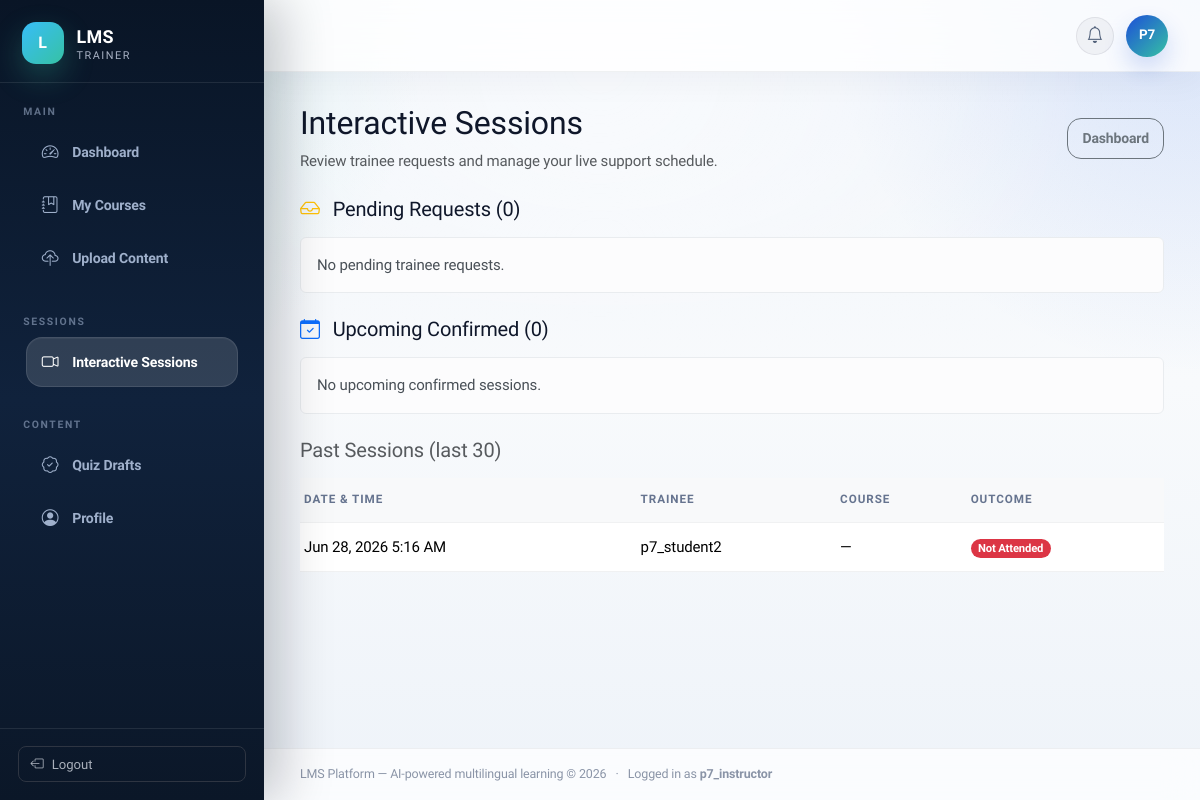
/doubt/instructor/sessions/ (signed in), run on an earlier commit of the app's database.
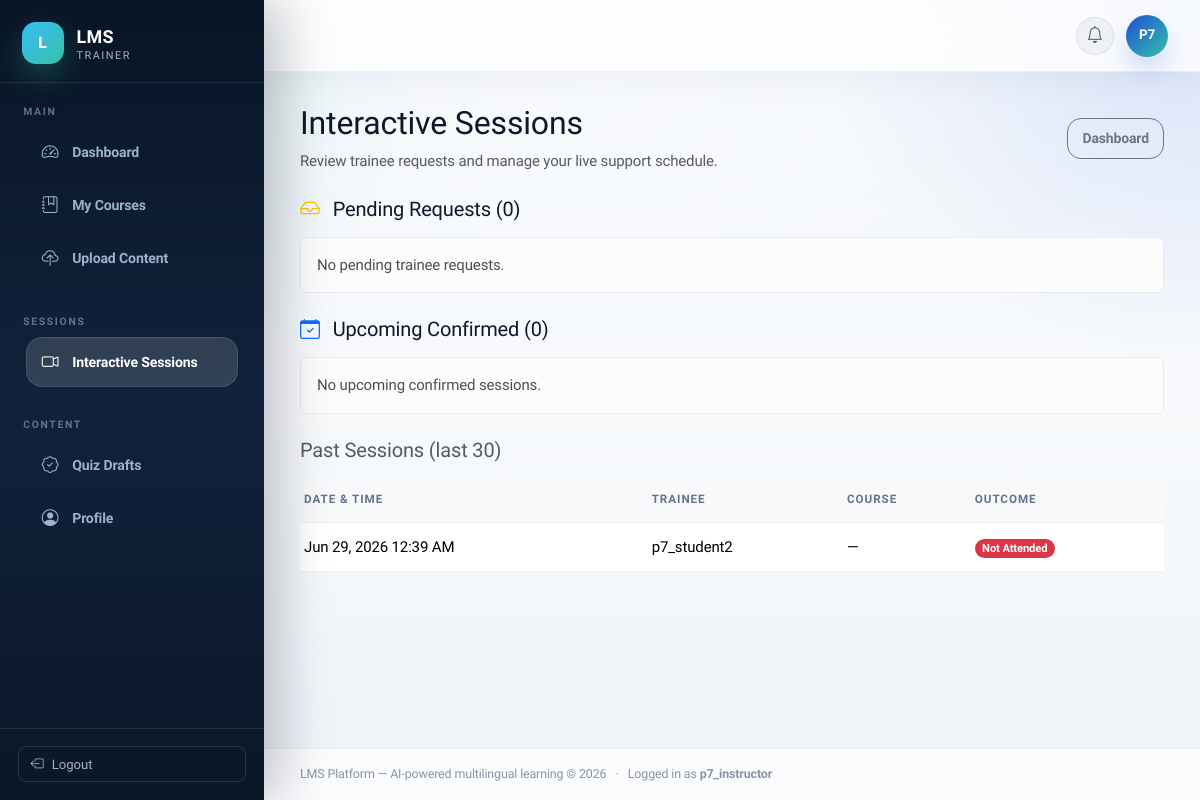
And on a later commit of the database.
### doubt_sessions/models.py (models this page shows, shortened)
class DoubtSession(models.Model):
    class Status(models.TextChoices):
        REQUESTED = 'requested', 'Requested'
        SELECTED  = 'selected',  'Slots Proposed'
        CONFIRMED = 'confirmed', 'Confirmed'
        POSTPONED = 'postponed', 'Postponed by Trainer'
        ATTENDED  = 'attended',  'Attended'
        NO_SHOW   = 'no_show',   'Not Attended'
        CANCELLED = 'cancelled', 'Cancelled'
        COMPLETED = 'completed', 'Completed'
    student = models.ForeignKey(
        settings.AUTH_USER_MODEL,
        on_delete=models.CASCADE,
        related_name='doubt_sessions_as_student',
        limit_choices_to={'role': 'student'},
    )
    instructor = models.ForeignKey(
        settings.AUTH_USER_MODEL,
        on_delete=models.CASCADE,
        related_name='doubt_sessions_as_instructor',
    )
    slot = models.OneToOneField(
        InstructorSlot,
        on_delete=models.PROTECT,
        related_name='session',
        null=True,
        blank=True,
    )
    course = models.ForeignKey(
        'courses.Course',
        on_delete=models.SET_NULL,
        null=True,
        blank=True,
        related_name='doubt_sessions',
    )
    request_message  = models.TextField(blank=True)
    meet_url         = models.URLField(blank=True, null=True)
    instructor_postponed_once = models.BooleanField(default=False)
    status           = models.CharField(
        max_length=20, choices=Status.choices, default=Status.CONFIRMED, db_index=True
    )
    last_attended_at = models.DateTimeField(blank=True, null=True)
    created_at       = models.DateTimeField(auto_now_add=True)
    class Meta:
        ordering = ['-created_at']

class InstructorSlot(models.Model):
    instructor = models.ForeignKey(
        settings.AUTH_USER_MODEL,
        on_delete=models.CASCADE,
        related_name='slots',
        limit_choices_to={'role': 'instructor'},
    )
    slot_datetime = models.DateTimeField()
    is_available  = models.BooleanField(default=True, db_index=True)
    class Meta:
        ordering = ['slot_datetime']

### users/models.py (models this page shows, shortened)
class User(AbstractUser):
    class Role(models.TextChoices):
        ADMIN = 'admin', 'Admin'
        INSTRUCTOR = 'instructor', 'Trainer'
        STUDENT = 'student', 'Trainee'
    class Language(models.TextChoices):
        ENGLISH = 'en', 'English'
        MALAYALAM = 'ml', 'Malayalam'
    role = models.CharField(
        max_length=20,
        choices=Role.choices,
        default=Role.STUDENT,
    )
    google_meet_link = models.URLField(
        blank=True,
        null=True,
        help_text='Personal Google Meet link (instructors only).',
    )
    profile_picture = models.ImageField(
        upload_to='profiles/',
        blank=True,
        null=True,
    )
    phone = models.CharField(max_length=15, blank=True, null=True)
    preferred_language = models.CharField(
        max_length=2,
        choices=Language.choices,
        default=Language.ENGLISH,
    )

### doubt_sessions/views.py (the view)
    def wrapper(request, *args, **kwargs):
        if not request.user.is_authenticated:
            return redirect('login')
        if request.user.role != User.Role.INSTRUCTOR:
            messages.error(request, 'Trainer access required.')
            return redirect('home')
        return view_func(request, *args, **kwargs)

### chatbot/context_processors.py (called while the page is built, shortened)
def learning_assistant_context(request):
    user = getattr(request, 'user', None)
    if not user or not user.is_authenticated or user.role != 'student':
        return {}

### doubt_sessions/views.py (called while the page is built)
def _instructor_required(view_func):
    def wrapper(request, *args, **kwargs):
        if not request.user.is_authenticated:
            return redirect('login')
        if request.user.role != User.Role.INSTRUCTOR:
            messages.error(request, 'Trainer access required.')
            return redirect('home')
        return view_func(request, *args, **kwargs)
    wrapper.__name__ = view_func.__name__
    return wrapper

### templates/doubt_sessions/instructor_sessions.html (shortened to what this page needs)
{% extends "base.html" %}
{% load tz %}
{% block content %}
<div class="d-flex justify-content-between align-items-center mb-4">
  <div>
    <h2>Interactive Sessions</h2>
    <p class="text-muted mb-0">Review trainee requests and manage your live support schedule.</p>
  </div>
  <a href="{% url "instructor-dashboard" %}" class="btn btn-outline-secondary btn-sm">Dashboard</a>
</div>
<h5 class="mb-3">
  <i class="bi bi-inbox me-2 text-warning"></i>
  Pending Requests ({{ pending_requests|length }})
</h5>
{% if not pending_requests %}
<div class="alert alert-light mb-4">No pending trainee requests.</div>
{% endif %}
<h5 class="mb-3">
  <i class="bi bi-calendar-check me-2 text-primary"></i>
  Upcoming Confirmed ({{ upcoming|length }})
</h5>
{% if not upcoming %}
<div class="alert alert-light mb-4">No upcoming confirmed sessions.</div>
{% endif %}
{% if past %}
<h5 class="mb-3 text-muted">Past Sessions (last 30)</h5>
<table class="table table-sm table-hover">
  <thead class="table-light">
    <tr><th>Date & Time</th><th>Trainee</th><th>Course</th><th>Outcome</th></tr>
  </thead>
  <tbody>
    {% for session in past %}
    {% localtime on %}
    <tr>
      <td>{% if session.slot %}{{ session.slot.slot_datetime|date:"M j, Y g:i A" }}{% else %}—{% endif %}</td>
      <td>{{ session.student.get_full_name|default:session.student.username }}</td>
      <td>{{ session.course.title|default:"—" }}</td>
      <td>
        <span class="badge
          {% if session.status == "attended" or session.status == "completed" %}bg-success
          {% elif session.status == "no_show" %}bg-danger
          {% elif session.status == "postponed" %}bg-warning text-dark
          {% elif session.status == "cancelled" %}bg-secondary
          {% else %}bg-warning text-dark{% endif %}">
          {{ session.get_status_display }}
        </span>
      </td>
    </tr>
    {% endlocaltime %}
    {% endfor %}
  </tbody>
</table>
{% endif %}
{% endblock %}

What changed in the data, as far as the page shows it:
removed DoubtSession: slot.slot_datetime "Jun 28, 2026 5:16 AM", student.get_full_name "p7_student2", course "—", status "Not Attended"
added DoubtSession: slot.slot_datetime "Jun 29, 2026 12:39 AM", student.get_full_name "p7_student2", course "—", status "Not Attended"
